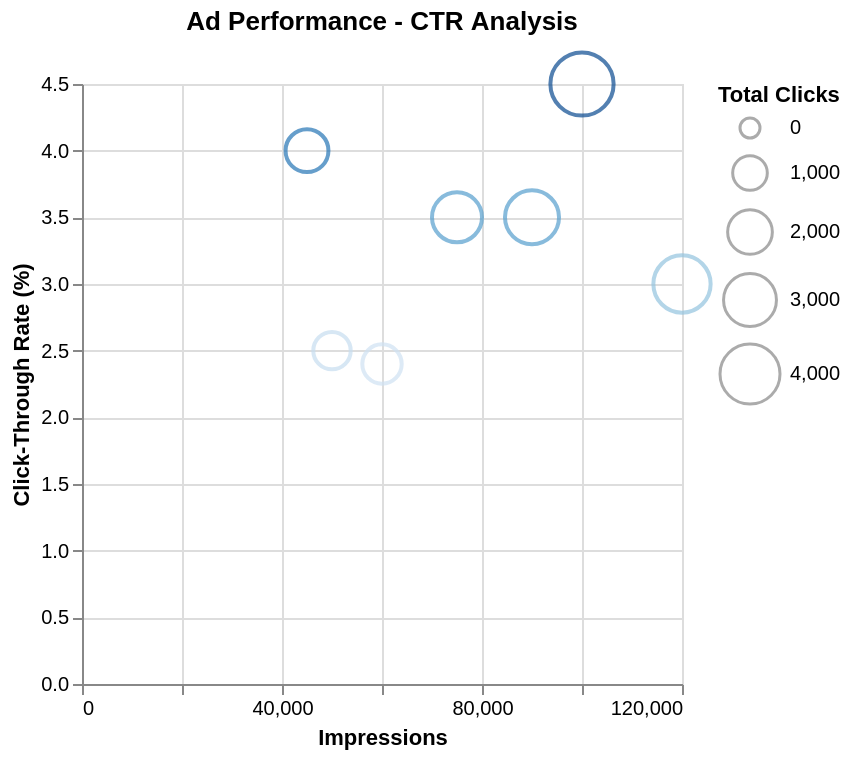

Source (Vega-Lite JSON):
### Vega-Lite specification from a JSON file in a GitHub repository (floating-point values rounded to 4 significant figures)
{"$schema": "https://vega.github.io/schema/vega-lite/v5.json", "description": "Ad click-through rate analysis", "data": {"values": [{"impressions": 50000, "clicks": 1250, "campaign": "Summer Sale", "ctr": 2.5}, {"impressions": 75000, "clicks": 2625, "campaign": "Back to School", "ctr": 3.5}, {"impressions": 120000, "clicks": 3600, "campaign": "Holiday Special", "ctr": 3.0}, {"impressions": 45000, "clicks": 1800, "campaign": "Flash Deal", "ctr": 4.0}, {"impressions": 90000, "clicks": 3150, "campaign": "Spring Collection", "ctr": 3.5}, {"impressions": 60000, "clicks": 1440, "campaign": "Clearance", "ctr": 2.4}, {"impressions": 100000, "clicks": 4500, "campaign": "Black Friday", "ctr": 4.5}]}, "mark": "point", "encoding": {"x": {"field": "impressions", "type": "quantitative", "axis": {"title": "Impressions", "format": ",.0f"}}, "y": {"field": "ctr", "type": "quantitative", "axis": {"title": "Click-Through Rate (%)"}}, "size": {"field": "clicks", "type": "quantitative", "legend": {"title": "Total Clicks"}, "scale": {"range": [100, 1000]}}, "color": {"field": "ctr", "type": "quantitative", "scale": {"scheme": "blues"}, "legend": null}, "tooltip": [{"field": "campaign", "type": "nominal"}, {"field": "impressions", "type": "quantitative", "format": ",.0f"}, {"field": "clicks", "type": "quantitative", "format": ",.0f"}, {"field": "ctr", "type": "quantitative", "format": ".1f", "title": "CTR %"}]}, "title": "Ad Performance - CTR Analysis"}
